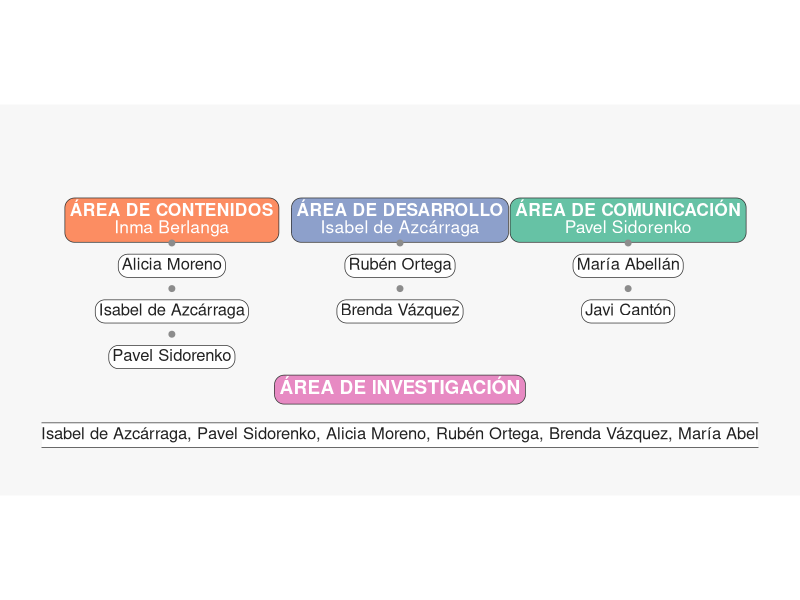
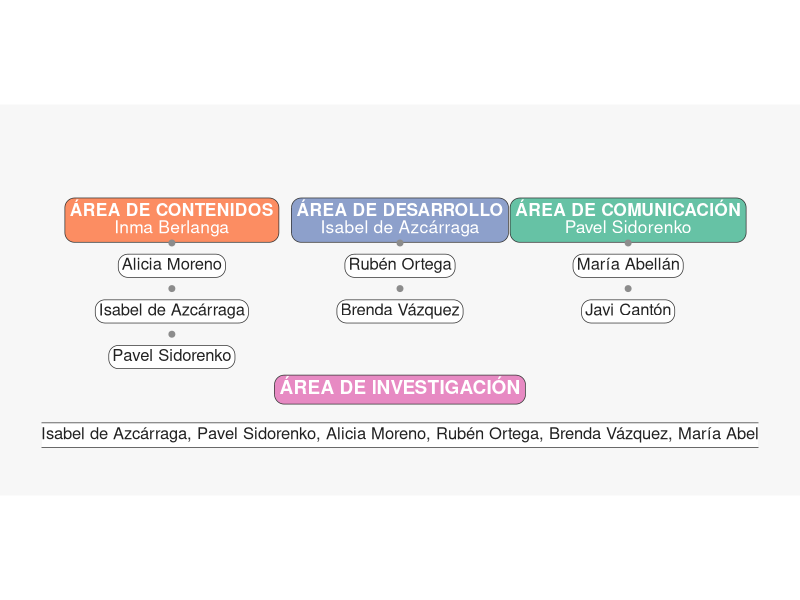

Write R code to recreate these figures, in order.
library(ggplot2)
library(dplyr)
library(stringr)
library(ggtext)
library(svglite)

setwd("/Users/javiercanton/Library/CloudStorage/OneDrive-UNIR/UNIR/TV-UNIR")

# ================== DATOS EDITABLES ==================
areas <- list(
  list(
    titulo = "ÁREA DE CONTENIDOS",
    responsable = "Inma Berlanga",
    miembros = c("Alicia Moreno", "Isabel de Azcárraga", "Pavel Sidorenko"),
    color = "#FC8D62"  # Contenidos (naranja)
  ),
  list(
    titulo = "ÁREA DE DESARROLLO",
    responsable = "Isabel de Azcárraga",
    miembros = c("Rubén Ortega", "Brenda Vázquez"),
    color = "#8DA0CB"  # Desarrollo (azul)
  ),
  list(
    titulo = "ÁREA DE COMUNICACIÓN",
    responsable = "Pavel Sidorenko",
    miembros = c("María Abellán", "Javi Cantón"),
    color = "#66C2A5"  # Comunicación (verde)
  )
)
color_investigacion <- "#E78AC3"            # rosa
titulo_investigacion <- "ÁREA DE INVESTIGACIÓN"
wrap_header <- 26
wrap_item   <- 22

# ==== TIPOGRAFÍA (ajusta aquí) ====
size_header     <- 4.4   # cabeceras (antes 3.6)
size_item       <- 4.2   # miembros  (antes 3.6)
size_inv_header <- 4.8   # cabecera INVESTIGACIÓN (antes 4.0)
size_inv_body   <- 4.2   # texto INVESTIGACIÓN (antes 3.6)

# Parámetros de layout
gap_col  <- 7.0
gap_v    <- 1.40   # ↑ (antes 1.25) para dar aire con la letra más grande
pad_header <- 0.25
pad_item   <- 0.18
radius_pt  <- 7

# Posiciones base de columnas
col_x <- (seq_along(areas) - 1) * gap_col

# Preparar data de cabeceras e items
make_column <- function(i, info, y_start){
  x <- col_x[i]
  lab_head <- paste0(
    "<span style='color:white'><b>",
    str_replace_all(str_wrap(info$titulo, width = wrap_header), "\n", "<br>"),
    "</b><br>",
    str_replace_all(str_wrap(info$responsable, width = wrap_header), "\n", "<br>"),
    "</span>"
  )
  df_head <- tibble(
    tipo = "header",
    x = x, y = y_start,
    label = lab_head,
    fill = info$color,
    label_colour = "#333333"
  )
  n <- length(info$miembros)
  if (n > 0) {
    ys <- y_start - seq_len(n) * gap_v
    labs_items <- vapply(info$miembros, function(s) str_wrap(s, width = wrap_item), character(1))
    df_items <- tibble(
      tipo = "item",
      x = x, y = ys,
      label = labs_items,
      fill = "white",
      label_colour = "#333333"
    )
    bind_rows(df_head, df_items)
  } else df_head
}

top_y <- 0
col_dfs <- lapply(seq_along(areas), function(i) make_column(i, areas[[i]], y_start = top_y))
boxes <- bind_rows(col_dfs)

# Puntos separadores
sep_points <- boxes %>%
  group_by(x) %>%
  arrange(desc(y)) %>%
  mutate(y_next = lead(y)) %>%
  filter(!is.na(y_next)) %>%
  transmute(x = x, y = (y + y_next)/2)

# INVESTIGACIÓN: lista de nombres
resp_nombres <- sapply(areas, function(a) sub("\\n.*$", "", a$responsable))
miembros     <- unlist(lapply(areas, `[[`, "miembros"))
nombres_invest <- unique(c(resp_nombres, miembros))
nombres_wrapped <- str_wrap(paste(nombres_invest, collapse = ", "), width = 90)

# Posición INVESTIGACIÓN (subida)
inv_x <- mean(range(col_x))
inv_offset <- 1.0
inv_y_header <- min(boxes$y) - inv_offset
inv_y_body   <- inv_y_header - gap_v

df_invest <- tibble(
  tipo = c("inv_header","inv_body"),
  x = c(inv_x, inv_x),
  y = c(inv_y_header, inv_y_body),
  label = c(
    paste0("<span style='color:white'><b>", titulo_investigacion, "</b></span>"),
    nombres_wrapped
  ),
  fill = c(color_investigacion, "white"),
  label_colour = c("#333333", "#333333")
)

# ======= PLOT =======
g <- ggplot() +
  ggtext::geom_richtext(
    data = boxes %>% filter(tipo == "header"),
    aes(x = x, y = y, label = label),
    fill = boxes$fill[boxes$tipo == "header"],
    label.colour = boxes$label_colour[boxes$tipo == "header"],
    colour = NA,
    label.padding = unit(pad_header, "lines"),
    label.r = unit(radius_pt, "pt"),
    size = size_header, lineheight = 1.0
  ) +
  ggtext::geom_richtext(
    data = boxes %>% filter(tipo == "item"),
    aes(x = x, y = y, label = label),
    fill = "white",
    label.colour = "#333333",
    colour = "#222222",
    label.padding = unit(pad_item, "lines"),
    label.r = unit(radius_pt, "pt"),
    size = size_item, lineheight = 1.0
  ) +
  geom_point(
    data = sep_points, aes(x = x, y = y),
    colour = "grey55", size = 1.7
  ) +
  ggtext::geom_richtext(
    data = df_invest %>% filter(tipo == "inv_header"),
    aes(x = x, y = y, label = label),
    fill = color_investigacion,
    label.colour = "#333333",
    colour = NA,
    label.padding = unit(pad_header, "lines"),
    label.r = unit(radius_pt, "pt"),
    size = size_inv_header
  ) +
  ggtext::geom_richtext(
    data = df_invest %>% filter(tipo == "inv_body"),
    aes(x = x, y = y, label = label),
    fill = "white",
    label.colour = "#333333",
    colour = "#222222",
    label.padding = unit(0.22, "lines"),
    label.r = unit(radius_pt, "pt"),
    size = size_inv_body, lineheight = 1.05
  ) +
  coord_equal(
    xlim = c(min(col_x) - 4, max(col_x) + 4),
    ylim = c(min(df_invest$y) - 1.0, top_y + 2.7),
    expand = FALSE
  ) +
  theme_void(base_size = 12) +
  theme(plot.background = element_rect(fill = "#F7F7F7", colour = NA),
        plot.margin = margin(20, 30, 20, 30))

g

# ======= EXPORTAR =======
svglite::svglite("organigrama_unirtv.svg", width = 12, height = 7.5)
print(g)
dev.off()
ggsave("organigrama_unirtv.png", g, width = 12, height = 7.5, dpi = 300)
